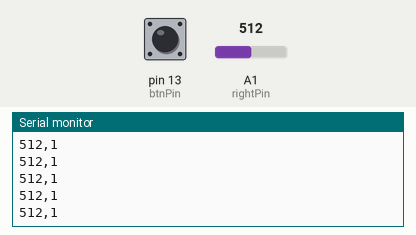
Simulated run of this sketch. Board: Arduino Uno, built with avr-gcc and run on an emulated ATmega328P. Shown: the last lines printed to the serial monitor. Inputs (shaded band) come from the test bench; at power-on: A1 (rightPin) = 512, pin 13 (btnPin) HIGH.

Above: at 14.3 s.
14.4 s: A1 (rightPin) set to 986
At 15.5 s:
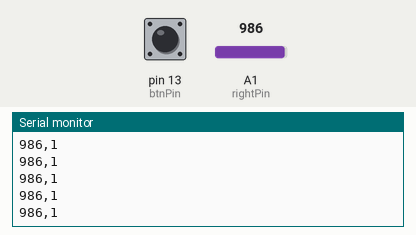
17.4 s: A1 (rightPin) set to 1011
At 18.0 s:
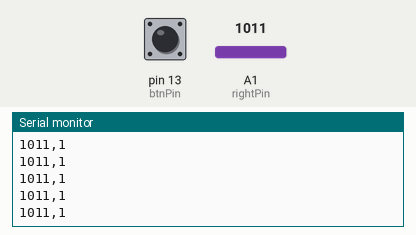
Timing chart, 0 to 18.3 s (numbered marks = the images above; inputs shaded):
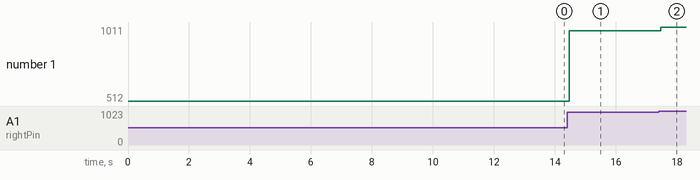

Measured:
- after the input at 14.4 s, the serial monitor: prints a new line after 0.07 s (image 1)
- after the input at 17.4 s, the serial monitor: prints a new line after 0.07 s (image 2)
- plotted number 1: 512 → 986 after the input at 14.4 s, 986 → 1011 after the input at 17.4 s

The sketch:

arduino_pong_serial.ino
```cpp
/*
Pong Controllers
 Rae Milne
 Physical Computing
 2 December 2012

 */

int inByte = 0;
int rightPin = A1; //rangerfinder
int btnPin = 13; //button
int rightVal = 0;
int btnVal = 1;


void setup() {
  Serial.begin(9600);
  pinMode(rightPin, INPUT);
  pinMode(btnPin, INPUT_PULLUP);
}

void loop() {

    rightVal = analogRead(rightPin);
    btnVal = digitalRead(btnPin);

    //Send values to serial
    Serial.print(rightVal);
    Serial.print(",");
    Serial.println(btnVal);

}
```
